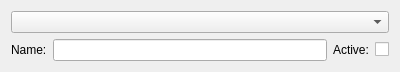
<?xml version="1.0" encoding="UTF-8"?>
<ui version="4.0">
 <class>CLayerEditor</class>
 <widget class="QDialog" name="CLayerEditor">
  <property name="geometry">
   <rect>
    <x>0</x>
    <y>0</y>
    <width>400</width>
    <height>68</height>
   </rect>
  </property>
  <property name="windowTitle">
   <string>Edit Layers</string>
  </property>
  <layout class="QVBoxLayout" name="verticalLayout">
   <item>
    <widget class="QComboBox" name="LayerSelectComboBox"/>
   </item>
   <item>
    <layout class="QHBoxLayout" name="horizontalLayout_3">
     <item>
      <layout class="QHBoxLayout" name="horizontalLayout_2">
       <item>
        <widget class="QLabel" name="NameLabel">
         <property name="text">
          <string>Name:</string>
         </property>
        </widget>
       </item>
       <item>
        <widget class="QLineEdit" name="NameLineEdit"/>
       </item>
      </layout>
     </item>
     <item>
      <layout class="QHBoxLayout" name="horizontalLayout">
       <item>
        <widget class="QLabel" name="ActiveLabel">
         <property name="text">
          <string>Active:</string>
         </property>
        </widget>
       </item>
       <item>
        <widget class="QCheckBox" name="ActiveCheckBox">
         <property name="text">
          <string/>
         </property>
        </widget>
       </item>
      </layout>
     </item>
    </layout>
   </item>
  </layout>
 </widget>
 <resources/>
 <connections/>
</ui>
